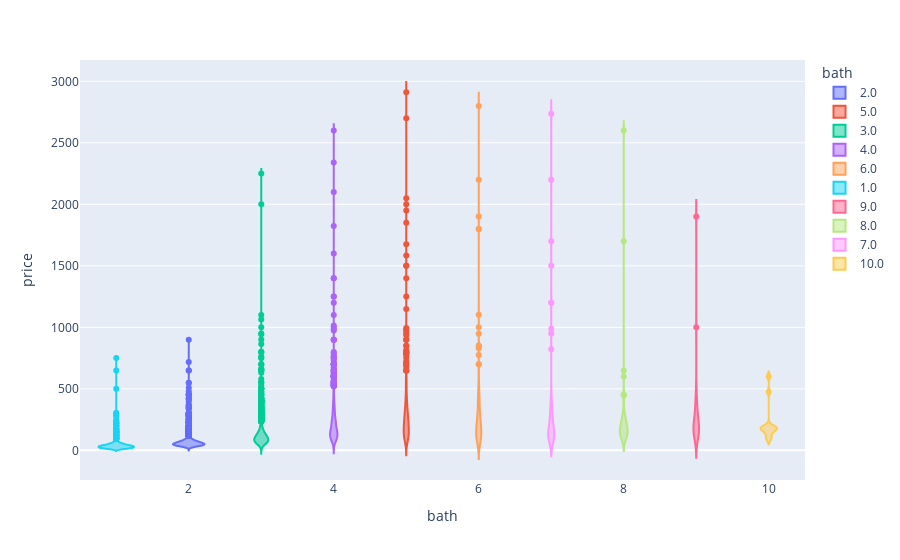

This figure's notebook cell:
### Code cell
## Analysing Relation b/w Price and Bathrooms
px.violin(df, x='bath', y='price', color = 'bath').show()
print(df.bath.corr(df.price))

### Figure 1 — Plotly figure (JSON) as saved in the notebook; plotly's stock layout.template omitted (floating-point values rounded to 4 significant figures; data arrays with more than 128 entries replaced by an {"elided": "..."} marker saying what was removed)
{"data": [{"alignmentgroup": "True", "box": {"visible": false}, "hovertemplate": "bath=%{x}<br>price=%{y}<extra></extra>", "legendgroup": "2.0", "marker": {"color": "#636efa"}, "name": "2.0", "offsetgroup": "2.0", "orientation": "v", "scalegroup": "True", "showlegend": true, "type": "violin", "x": {"elided": "6979 int values"}, "x0": " ", "xaxis": "x", "y": {"elided": "6979 float values"}, "y0": " ", "yaxis": "y"}, {"alignmentgroup": "True", "box": {"visible": false}, "hovertemplate": "bath=%{x}<br>price=%{y}<extra></extra>", "legendgroup": "5.0", "marker": {"color": "#EF553B"}, "name": "5.0", "offsetgroup": "5.0", "orientation": "v", "scalegroup": "True", "showlegend": true, "type": "violin", "x": {"elided": "524 int values"}, "x0": " ", "xaxis": "x", "y": {"elided": "524 float values"}, "y0": " ", "yaxis": "y"}, {"alignmentgroup": "True", "box": {"visible": false}, "hovertemplate": "bath=%{x}<br>price=%{y}<extra></extra>", "legendgroup": "3.0", "marker": {"color": "#00cc96"}, "name": "3.0", "offsetgroup": "3.0", "orientation": "v", "scalegroup": "True", "showlegend": true, "type": "violin", "x": {"elided": "3283 int values"}, "x0": " ", "xaxis": "x", "y": {"elided": "3283 float values"}, "y0": " ", "yaxis": "y"}, {"alignmentgroup": "True", "box": {"visible": false}, "hovertemplate": "bath=%{x}<br>price=%{y}<extra></extra>", "legendgroup": "4.0", "marker": {"color": "#ab63fa"}, "name": "4.0", "offsetgroup": "4.0", "orientation": "v", "scalegroup": "True", "showlegend": true, "type": "violin", "x": {"elided": "1224 int values"}, "x0": " ", "xaxis": "x", "y": {"elided": "1224 float values"}, "y0": " ", "yaxis": "y"}, {"alignmentgroup": "True", "box": {"visible": false}, "hovertemplate": "bath=%{x}<br>price=%{y}<extra></extra>", "legendgroup": "6.0", "marker": {"color": "#FFA15A"}, "name": "6.0", "offsetgroup": "6.0", "orientation": "v", "scalegroup": "True", "showlegend": true, "type": "violin", "x": {"elided": "273 int values"}, "x0": " ", "xaxis": "x", "y": {"elided": "273 float values"}, "y0": " ", "yaxis": "y"}, {"alignmentgroup": "True", "box": {"visible": false}, "hovertemplate": "bath=%{x}<br>price=%{y}<extra></extra>", "legendgroup": "1.0", "marker": {"color": "#19d3f3"}, "name": "1.0", "offsetgroup": "1.0", "orientation": "v", "scalegroup": "True", "showlegend": true, "type": "violin", "x": {"elided": "784 int values"}, "x0": " ", "xaxis": "x", "y": {"elided": "784 float values"}, "y0": " ", "yaxis": "y"}, {"alignmentgroup": "True", "box": {"visible": false}, "hovertemplate": "bath=%{x}<br>price=%{y}<extra></extra>", "legendgroup": "9.0", "marker": {"color": "#FF6692"}, "name": "9.0", "offsetgroup": "9.0", "orientation": "v", "scalegroup": "True", "showlegend": true, "type": "violin", "x": [9, 9, 9, 9, 9, 9, 9, 9, 9, 9, 9, 9, 9, 9, 9, 9, 9, 9, 9, 9, 9, 9, 9, 9, 9, 9, 9, 9, 9, 9, 9, 9, 9, 9, 9, 9, 9, 9, 9, 9, 9, 9, 9], "x0": " ", "xaxis": "x", "y": [200, 360, 210, 265, 190, 296, 360, 120, 120, 350, 250, 1000, 100, 200, 166, 345, 145, 350, 180, 500, 150, 150, 1900, 175, 170, 90, 215, 140, 240, 200, 350, 450, 122, 230, 200, 125, 450, 230, 185, 150, 132, 75, 250], "y0": " ", "yaxis": "y"}, {"alignmentgroup": "True", "box": {"visible": false}, "hovertemplate": "bath=%{x}<br>price=%{y}<extra></extra>", "legendgroup": "8.0", "marker": {"color": "#B6E880"}, "name": "8.0", "offsetgroup": "8.0", "orientation": "v", "scalegroup": "True", "showlegend": true, "type": "violin", "x": [8, 8, 8, 8, 8, 8, 8, 8, 8, 8, 8, 8, 8, 8, 8, 8, 8, 8, 8, 8, 8, 8, 8, 8, 8, 8, 8, 8, 8, 8, 8, 8, 8, 8, 8, 8, 8, 8, 8, 8, 8, 8, 8, 8, 8, 8, 8, 8, 8, 8, 8, 8, 8, 8, 8, 8, 8, 8, 8, 8, 8, 8, 8, 8], "x0": " ", "xaxis": "x", "y": [140, 250, 180, 250, 451, 450, 145, 210, 150, 90, 190, 650, 200, 110, 150, 225, 275, 200, 92, 100, 175, 225, 90, 70, 220, 175, 120, 600, 150, 200, 150, 180, 95, 1700, 135, 185, 220, 290, 325, 225, 270, 150, 285, 400, 110, 230, 130, 150, 150, 155, 250, 165, 135, 250, 450, 310, 145, 140, 70, 95, 2600, 160, 140, 215], "y0": " ", "yaxis": "y"}, {"alignmentgroup": "True", "box": {"visible": false}, "hovertemplate": "bath=%{x}<br>price=%{y}<extra></extra>", "legendgroup": "7.0", "marker": {"color": "#FF97FF"}, "name": "7.0", "offsetgroup": "7.0", "orientation": "v", "scalegroup": "True", "showlegend": true, "type": "violin", "x": [7, 7, 7, 7, 7, 7, 7, 7, 7, 7, 7, 7, 7, 7, 7, 7, 7, 7, 7, 7, 7, 7, 7, 7, 7, 7, 7, 7, 7, 7, 7, 7, 7, 7, 7, 7, 7, 7, 7, 7, 7, 7, 7, 7, 7, 7, 7, 7, 7, 7, 7, 7, 7, 7, 7, 7, 7, 7, 7, 7, 7, 7, 7, 7, 7, 7, 7, 7, 7, 7, 7, 7, 7, 7, 7, 7, 7, 7, 7, 7, 7, 7, 7, 7, 7, 7, 7, 7, 7, 7, 7, 7, 7, 7, 7, 7, 7, 7, 7, 7, 7], "x0": " ", "xaxis": "x", "y": [85, 210, 115, 225, 250, 250, 337, 2200, 150, 76, 140, 240, 165, 105, 1200, 195, 299, 235, 88, 125, 1200, 450, 106, 350, 110, 125, 108, 355, 400, 104, 150, 89, 110, 220, 160, 170, 170, 63, 225, 350, 73, 410, 130, 220, 240, 130, 290, 169, 1700, 294, 140, 950, 100, 140, 64, 125, 93, 169, 100, 329, 110, 250, 95, 125, 125, 460, 160, 160, 382, 80, 160, 250, 350, 104, 130, 160, 139, 199, 821, 140, 299, 287, 225, 1500, 175, 110, 107, 225, 90, 85, 2736, 375, 150, 250, 145, 130, 85, 260, 988, 110, 218], "y0": " ", "yaxis": "y"}, {"alignmentgroup": "True", "box": {"visible": false}, "hovertemplate": "bath=%{x}<br>price=%{y}<extra></extra>", "legendgroup": "10.0", "marker": {"color": "#FECB52"}, "name": "10.0", "offsetgroup": "10.0", "orientation": "v", "scalegroup": "True", "showlegend": true, "type": "violin", "x": [10, 10, 10, 10, 10, 10, 10, 10, 10, 10, 10, 10, 10], "x0": " ", "xaxis": "x", "y": [170, 90, 475, 165, 105, 180, 600, 130, 190, 185, 155, 200, 180], "y0": " ", "yaxis": "y"}], "layout": {"legend": {"title": {"text": "bath"}, "tracegroupgap": 0}, "margin": {"t": 60}, "violinmode": "overlay", "xaxis": {"anchor": "y", "categoryarray": [2, 5, 3, 4, 6, 1, 9, 8, 7, 10], "categoryorder": "array", "domain": [0, 1], "title": {"text": "bath"}}, "yaxis": {"anchor": "x", "domain": [0, 1], "title": {"text": "price"}}}}
